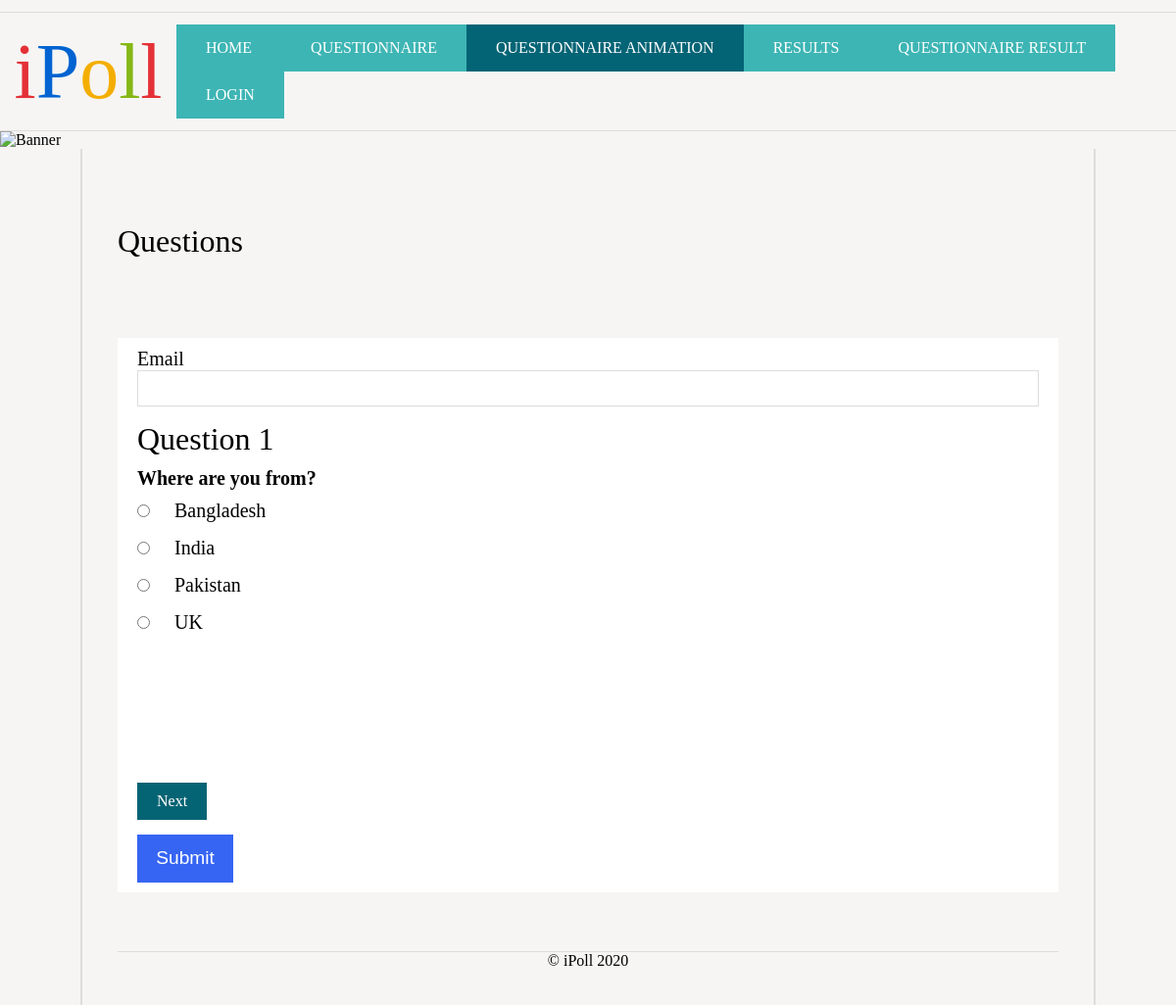
Screenshot of /questionnaire-slide.php?q_id=4 with the database file from the repository.
### tables this page shows
CREATE TABLE `questions` (
  `id` int NOT NULL,
  `user_id` int DEFAULT NULL,
  `question` text,
  `type` int NOT NULL,
  `is_global` tinyint(1) NOT NULL DEFAULT '1',
  `number_of_ans` int DEFAULT NULL,
  `added_on` datetime DEFAULT NULL
);

CREATE TABLE `answers` (
  `id` int NOT NULL,
  `question_id` int NOT NULL,
  `answer` text
);

### functions.php (called while the page is built, shortened)
<?php
include './admin/config.php';
function get_answers_by_question_id($id)
{
    global $conn;
    $stmt = $conn->prepare("SELECT * FROM answers WHERE question_id=:question_id");
    $stmt->execute(['question_id' => $id]);
    return $stmt->fetchAll();
}

### questionnaire-slide.php (the view, shortened to what this page needs)
<?php include './includes/header.php';?>
<?php
    $email_error = '';
    $success_msg = '';
    if (isset($_GET['q_id'])) {
        $questionnaire_id = $_GET['q_id'];
        $stmt             = $conn->prepare("SELECT * FROM questionnaires WHERE id=:id");
        $stmt->execute([
            'id' => $questionnaire_id
        ]);
        $questionnaire = $stmt->fetch();
        $question_str_id   = $questionnaire['question_ids'];
        $stmt = $conn->prepare("SELECT * FROM questions WHERE id IN ($question_str_id) ORDER BY id DESC");
        $stmt->execute(['is_global' => 1]);
        $questions = $stmt->fetchAll();
    } else {
        $questions = array();
        $stmt2     = $conn->prepare("SELECT * FROM questionnaires ORDER BY id DESC");
        $stmt2->execute();
        $questionnaires = $stmt2->fetchAll();
    }
?>
<main>
    <?php echo count($questions) > 0 ? "<h1>Questions</h1>" : "<h1>Questionnaires</h1>"; ?>
    <h4 class="text-danger text-center error-message"><?php echo $email_error; ?></h4>
    <h4 class="text-success text-center success-message"><?php echo $success_msg; ?></h4>
    <ul class="questions">
        <?php if (count($questions) > 0): ?>
        <form class="question-form" action="<?php echo $_SERVER['REQUEST_URI']; ?>" method="POST">
            <div class="form-group">
                <label for="email">Email</label>
                <input type="email" id="email" name="email"
                    value="<?php echo isset($_SESSION['polling_email']) ? $_SESSION['polling_email'] : ''; ?>"
                    require="required">
            </div>
            <div class="owl-carousel">
                <?php foreach ($questions as $index => $question): ?>
                    <div>
                        <h2>Question <?php echo $index + 1; ?></h2>
                        <h3><?php echo $question['question'] ?></h3>
                        <?php $answers = get_answers_by_question_id($question['id']);?>
                        <?php if ($question['type'] == 3): ?>
                        <label>Answer:</label>
                        <textarea name="open[<?php echo $question['id']; ?>]"></textarea>
                        <?php else: ?>
                        <?php if (count($answers)): ?>
                        <?php foreach ($answers as $answer): ?>
                        <div class="form-group check-input">
                            <input type="radio" id="answer_<?php echo $answer['id']; ?>"
                                name="radio[<?php echo $question['id'] ?>]" value="<?php echo $answer['id'] ?>" />
                            <label for="answer_<?php echo $answer['id']; ?>"><?php echo $answer['answer'] ?></label>
                        </div>
                        <?php endforeach;?>
                        <?php endif;?>
                        <?php endif;?>
                    </div>
                <?php endforeach;?>
            </div>
            <div class="mt-3">
                <input type="submit" name="front_answer_submit" value="Submit" />
            </div>
        </form>
        <?php endif;?>
    </ul>
<?php include './includes/footer.php';?>

### ipoll.css (style rules this page uses)
* { margin: 0; padding: 0; }
body { font-family: 'Oxygen-Regular'; background-color: #f6f5f4; max-width: 100vw; overflow-x: hidden; }
h1, h2, h3, h4 { font-weight: normal; }
form { display: block; }
.questions { list-style-type: none; }
h2, h3 { display: block; float: none; }
main { padding: 3vw; display: block; overflow: hidden; width: 80vw; margin: auto; border-left: 2px solid #ddd; border-right: 2px solid #ddd; }
main h1 { margin-top: 40px; margin-bottom: 40px; }
label { font-size: 1em; margin-bottom: 0.5em; }
input[type=email], input[type=text], input[type=password] { padding: 10px 20px; width: 100%; border: 1px solid #ddd; outline: none; box-sizing: border-box; }
main form input[type=submit] { background-color: #3665f3; color: white; flex-grow: 0; margin-left: auto; font-size: 1.2em; padding: 0.7em 1em; cursor: pointer; border: 0; }
.text-center { text-align: center; }
.question-form { padding: 10px 20px; box-sizing: border-box; background: #fff; }
.question-form h2 { font-size: 32px; margin-bottom: 10px; }
.question-form h3 { font-size: 20px; font-weight: bold; margin-bottom: 10px; }
.check-input label { margin-left: 20px; }
.form-group { margin-bottom: 15px; font-size: 20px; }
.text-danger { color: #ff0000; }
.text-success { color: #036475; }
.mt-3 { margin-top: 15px; }
.error-message { padding: 10px 0; font-size: 22px; }
.success-message { padding: 10px 0; font-size: 22px; }

### rows the page displays
questions: question "Where are you from?"
answers: answer "Bangladesh"
answers: answer "India"
answers: answer "Pakistan"
answers: answer "UK"
